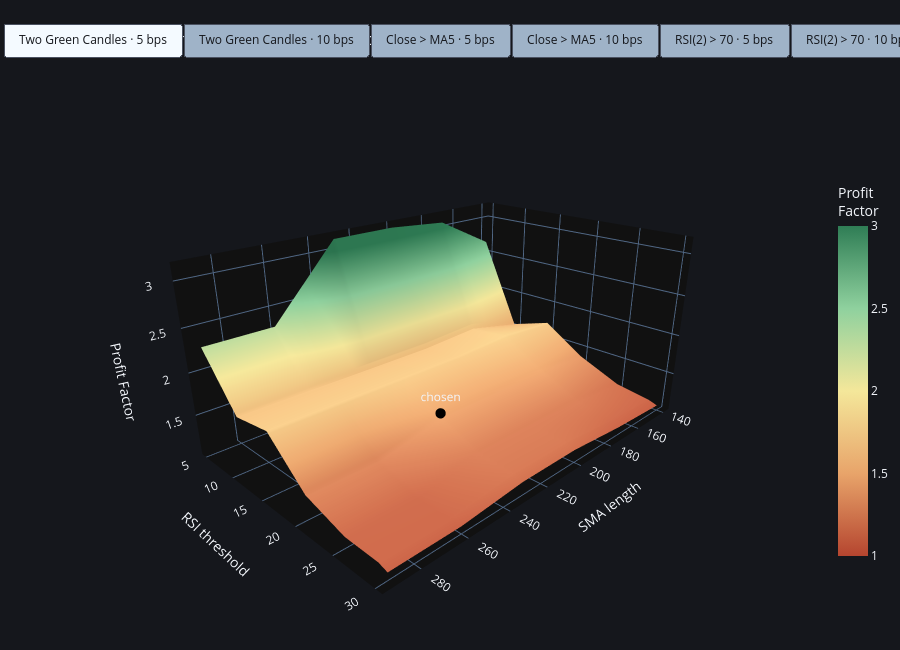

Source (notebook cell):
### Markdown cell above
## 4.5 INTERACTIVE 3D PROFIT FACTOR SURFACE GRAPH

### Code cell
import plotly.graph_objects as go

# ---- extra data for the hover: trades (N) and max drawdown (ATR sizing) per cell ----
n_grids  = {}
dd_grids = {}
for exit_code, exit_label in exits:
    for slip_val, slip_label in costs:
        key = f"{exit_label} · {slip_label}"
        n_sub  = pd.DataFrame(index=rsi_values, columns=sma_values, dtype=float)
        dd_sub = pd.DataFrame(index=rsi_values, columns=sma_values, dtype=float)
        for rsi in rsi_values:
            for sma in sma_values:
                d = is_dfs[sma]
                t = eng.run_rsi2_backtest(d, rsi_thr=rsi, sma_len=sma, exit_mode=exit_code,
                                          slip_bps_per_side=slip_val)
                n_sub.loc[rsi, sma] = len(t)
                if len(t) > 0:
                    eq = (1.0 + eng.daily_returns(d, t, sizing="atr")).cumprod()
                    dd_sub.loc[rsi, sma] = 100.0 * float((eq / eq.cummax() - 1.0).min())
        n_grids[key], dd_grids[key] = n_sub, dd_sub

# ---- interactive 3D surface, one button per scenario ----
colorscale = [[0.00, "#b5452f"], [0.25, "#e8a46a"], [0.50, "#f4e79a"],
              [0.75, "#8fd19e"], [1.00, "#2f7d55"]]
keys = list(grid_results.keys())
fig = go.Figure()

for i, key in enumerate(keys):
    pf = grid_results[key].astype(float).replace(np.inf, np.nan)
    cd = np.dstack([n_grids[key].values, dd_grids[key].values])
    fig.add_trace(go.Surface(
        x=list(sma_values), y=list(rsi_values), z=pf.values, customdata=cd,
        colorscale=colorscale, cmin=1.0, cmax=3.0,
        colorbar=dict(title="Profit<br>Factor", len=0.7, x=0.92),
        hovertemplate=("SMA %{x}<br>RSI < %{y}<br>PF %{z:.2f}"
                       "<br>Trades %{customdata[0]:.0f}"
                       "<br>MaxDD %{customdata[1]:.1f}%<extra></extra>"),
        visible=(i == 0)))
    fig.add_trace(go.Scatter3d(
        x=[int(SMA_LEN)], y=[int(RSI_THR)], z=[float(pf.loc[int(RSI_THR), int(SMA_LEN)]) + 0.05],
        mode="markers+text", text=["chosen"], textposition="top center",
        marker=dict(size=6, color="black"), showlegend=False,
        hovertemplate=f"Chosen: RSI < {int(RSI_THR)}, SMA {int(SMA_LEN)}<extra></extra>",
        visible=(i == 0)))

# ~3 px of breathing room on each side of every button label (non-breaking spaces)
PAD = "\u00a0"
buttons = []
for i, key in enumerate(keys):
    vis = [False] * (2 * len(keys))
    vis[2 * i] = vis[2 * i + 1] = True
    buttons.append(dict(label=f"{PAD}{key}{PAD}", method="update", args=[{"visible": vis}]))

fig.update_layout(
    template="plotly_dark", paper_bgcolor="#15171c", height=650,
    title=dict(text=f"{cfg['id']} · In-sample Profit Factor surface (RSI x SMA)", x=0.02),
    scene=dict(
        xaxis_title="SMA length", yaxis_title="RSI threshold", zaxis_title="Profit Factor",
        aspectmode="manual", aspectratio=dict(x=1.5, y=1.0, z=0.7),
        camera=dict(eye=dict(x=1.6, y=1.6, z=0.9), center=dict(x=0, y=0, z=-0.1))),
    updatemenus=[dict(
        type="buttons", direction="right", x=0.0, xanchor="left", y=1.12, yanchor="top", active=0,
        buttons=buttons, bgcolor="#9fb3c8", bordercolor="#4a5160", borderwidth=1,
        pad=dict(l=3, r=3, t=0, b=0),
        font=dict(color="#15171c", size=12))],
    margin=dict(l=0, r=0, t=90, b=0))

fig.show()
fig.write_html(Path(RUN_DIR) / "02_pf_surface.html", include_plotlyjs="cdn")

### Figure 1 — Plotly figure (JSON) as saved in the notebook; plotly's stock layout.template omitted (floating-point values rounded to 4 significant figures)
{"data": [{"cmax": 3, "cmin": 1, "colorbar": {"len": 0.7, "title": {"text": "Profit<br>Factor"}, "x": 0.92}, "colorscale": [[0, "#b5452f"], [0.25, "#e8a46a"], [0.5, "#f4e79a"], [0.75, "#8fd19e"], [1, "#2f7d55"]], "customdata": [24.0, -4.891, 25.0, -4.891, 27.0, -4.891, 27.0, -4.891, 28.0, -6.03, 28.0, -6.03, 49.0, -7.163, 52.0, -7.163, 53.0, -7.163, 53.0, -7.163, 53.0, -7.163, 53.0, -7.163, 70.0, -7.361, 71.0, -7.139, 72.0, -7.139, 72.0, -7.139, 72.0, -7.139, 72.0, -7.139, 80.0, -8.197, 82.0, -7.522, 83.0, -7.736, 83.0, -7.736, 84.0, -8.941, 84.0, -8.941, 90.0, -10.45, 92.0, -9.787, 92.0, -9.787, 92.0, -9.787, 93.0, -10.97, 93.0, -10.97, 95.0, -9.099, 97.0, -8.994, 98.0, -7.873, 98.0, -7.873, 100.0, -8.721, 100.0, -8.721, 98.0, -9.521, 100.0, -9.417, 101.0, -8.301, 101.0, -8.301, 103.0, -9.145, 103.0, -9.145], "hovertemplate": "SMA %{x}<br>RSI < %{y}<br>PF %{z:.2f}<br>Trades %{customdata[0]:.0f}<br>MaxDD %{customdata[1]:.1f}%<extra></extra>", "type": "surface", "visible": true, "x": [140, 170, 200, 230, 260, 290], "y": [5, 10, 15, 20, 25, 29, 30], "z": [[2.661, 3.066, 3.129, 3.129, 2.279, 2.279], [1.558, 1.719, 1.679, 1.679, 1.679, 1.679], [1.726, 1.779, 1.745, 1.745, 1.745, 1.745], [1.398, 1.482, 1.458, 1.458, 1.298, 1.298], [1.182, 1.25, 1.25, 1.25, 1.143, 1.143], [1.116, 1.148, 1.212, 1.212, 1.134, 1.134], [1.079, 1.109, 1.171, 1.171, 1.099, 1.099]]}, {"hovertemplate": "Chosen: RSI < 20, SMA 230<extra></extra>", "marker": {"color": "black", "size": 6}, "mode": "markers+text", "showlegend": false, "text": ["chosen"], "textposition": "top center", "type": "scatter3d", "visible": true, "x": [230], "y": [20], "z": [1.508]}, {"cmax": 3, "cmin": 1, "colorbar": {"len": 0.7, "title": {"text": "Profit<br>Factor"}, "x": 0.92}, "colorscale": [[0, "#b5452f"], [0.25, "#e8a46a"], [0.5, "#f4e79a"], [0.75, "#8fd19e"], [1, "#2f7d55"]], "customdata": [24.0, -4.972, 25.0, -4.972, 27.0, -4.972, 27.0, -4.972, 28.0, -6.139, 28.0, -6.139, 49.0, -7.271, 52.0, -7.271, 53.0, -7.271, 53.0, -7.271, 53.0, -7.271, 53.0, -7.271, 70.0, -7.918, 71.0, -7.278, 72.0, -7.525, 72.0, -7.525, 72.0, -7.525, 72.0, -7.525, 80.0, -8.853, 82.0, -8.22, 83.0, -8.464, 83.0, -8.464, 84.0, -9.682, 84.0, -9.682, 90.0, -11.2, 92.0, -10.58, 92.0, -10.58, 92.0, -10.58, 93.0, -11.77, 93.0, -11.77, 95.0, -9.895, 97.0, -9.832, 98.0, -8.752, 98.0, -8.752, 100.0, -9.64, 100.0, -9.64, 98.0, -10.36, 100.0, -10.3, 101.0, -9.223, 101.0, -9.223, 103.0, -10.11, 103.0, -10.11], "hovertemplate": "SMA %{x}<br>RSI < %{y}<br>PF %{z:.2f}<br>Trades %{customdata[0]:.0f}<br>MaxDD %{customdata[1]:.1f}%<extra></extra>", "type": "surface", "visible": false, "x": [140, 170, 200, 230, 260, 290], "y": [5, 10, 15, 20, 25, 29, 30], "z": [[2.33, 2.701, 2.749, 2.749, 2.024, 2.024], [1.357, 1.504, 1.465, 1.465, 1.465, 1.465], [1.492, 1.538, 1.507, 1.507, 1.507, 1.507], [1.19, 1.264, 1.242, 1.242, 1.111, 1.111], [1.018, 1.078, 1.078, 1.078, 0.9901, 0.9901], [0.9528, 0.9797, 1.039, 1.039, 0.9752, 0.9752], [0.921, 0.9466, 1.003, 1.003, 0.9449, 0.9449]]}, {"hovertemplate": "Chosen: RSI < 20, SMA 230<extra></extra>", "marker": {"color": "black", "size": 6}, "mode": "markers+text", "showlegend": false, "text": ["chosen"], "textposition": "top center", "type": "scatter3d", "visible": false, "x": [230], "y": [20], "z": [1.292]}, {"cmax": 3, "cmin": 1, "colorbar": {"len": 0.7, "title": {"text": "Profit<br>Factor"}, "x": 0.92}, "colorscale": [[0, "#b5452f"], [0.25, "#e8a46a"], [0.5, "#f4e79a"], [0.75, "#8fd19e"], [1, "#2f7d55"]], "customdata": [24.0, -2.615, 25.0, -2.615, 27.0, -2.644, 27.0, -2.644, 28.0, -2.644, 28.0, -2.644, 50.0, -3.776, 53.0, -3.711, 54.0, -4.104, 54.0, -4.104, 54.0, -4.104, 54.0, -4.104, 75.0, -3.698, 76.0, -3.698, 77.0, -3.698, 77.0, -3.698, 77.0, -3.698, 77.0, -3.698, 91.0, -3.127, 93.0, -3.127, 94.0, -3.127, 94.0, -3.127, 95.0, -3.952, 95.0, -3.952, 108.0, -5.641, 111.0, -5.321, 111.0, -5.321, 111.0, -5.321, 112.0, -5.321, 112.0, -5.321, 116.0, -5.087, 118.0, -4.765, 119.0, -4.765, 119.0, -4.765, 121.0, -4.765, 121.0, -4.765, 120.0, -5.121, 122.0, -4.926, 123.0, -4.926, 123.0, -4.926, 125.0, -4.926, 125.0, -4.926], "hovertemplate": "SMA %{x}<br>RSI < %{y}<br>PF %{z:.2f}<br>Trades %{customdata[0]:.0f}<br>MaxDD %{customdata[1]:.1f}%<extra></extra>", "type": "surface", "visible": false, "x": [140, 170, 200, 230, 260, 290], "y": [5, 10, 15, 20, 25, 29, 30], "z": [[2.926, 3.43, 3.243, 3.243, 3.179, 3.179], [1.475, 1.598, 1.52, 1.52, 1.52, 1.52], [1.966, 1.997, 1.914, 1.914, 1.914, 1.914], [1.745, 1.802, 1.741, 1.741, 1.56, 1.56], [1.5, 1.601, 1.601, 1.601, 1.471, 1.471], [1.433, 1.479, 1.557, 1.557, 1.461, 1.461], [1.344, 1.386, 1.458, 1.458, 1.376, 1.376]]}, {"hovertemplate": "Chosen: RSI < 20, SMA 230<extra></extra>", "marker": {"color": "black", "size": 6}, "mode": "markers+text", "showlegend": false, "text": ["chosen"], "textposition": "top center", "type": "scatter3d", "visible": false, "x": [230], "y": [20], "z": [1.791]}, {"cmax": 3, "cmin": 1, "colorbar": {"len": 0.7, "title": {"text": "Profit<br>Factor"}, "x": 0.92}, "colorscale": [[0, "#b5452f"], [0.25, "#e8a46a"], [0.5, "#f4e79a"], [0.75, "#8fd19e"], [1, "#2f7d55"]], "customdata": [24.0, -2.647, 25.0, -2.647, 27.0, -2.723, 27.0, -2.723, 28.0, -2.723, 28.0, -2.723, 50.0, -4.189, 53.0, -4.06, 54.0, -4.484, 54.0, -4.484, 54.0, -4.484, 54.0, -4.484, 75.0, -4.025, 76.0, -4.025, 77.0, -4.025, 77.0, -4.025, 77.0, -4.025, 77.0, -4.025, 91.0, -3.621, 93.0, -3.594, 94.0, -3.76, 94.0, -3.76, 95.0, -4.773, 95.0, -4.773, 108.0, -5.825, 111.0, -5.544, 111.0, -5.544, 111.0, -5.544, 112.0, -5.738, 112.0, -5.738, 116.0, -5.308, 118.0, -5.441, 119.0, -5.025, 119.0, -5.025, 121.0, -5.025, 121.0, -5.025, 120.0, -5.664, 122.0, -5.228, 123.0, -5.025, 123.0, -5.025, 125.0, -5.025, 125.0, -5.025], "hovertemplate": "SMA %{x}<br>RSI < %{y}<br>PF %{z:.2f}<br>Trades %{customdata[0]:.0f}<br>MaxDD %{customdata[1]:.1f}%<extra></extra>", "type": "surface", "visible": false, "x": [140, 170, 200, 230, 260, 290], "y": [5, 10, 15, 20, 25, 29, 30], "z": [[2.399, 2.836, 2.705, 2.705, 2.627, 2.627], [1.231, 1.34, 1.275, 1.275, 1.275, 1.275], [1.628, 1.653, 1.585, 1.585, 1.585, 1.585], [1.433, 1.48, 1.431, 1.431, 1.291, 1.291], [1.244, 1.331, 1.331, 1.331, 1.228, 1.228], [1.176, 1.214, 1.284, 1.284, 1.211, 1.211], [1.105, 1.14, 1.205, 1.205, 1.142, 1.142]]}, {"hovertemplate": "Chosen: RSI < 20, SMA 230<extra></extra>", "marker": {"color": "black", "size": 6}, "mode": "markers+text", "showlegend": false, "text": ["chosen"], "textposition": "top center", "type": "scatter3d", "visible": false, "x": [230], "y": [20], "z": [1.481]}, {"cmax": 3, "cmin": 1, "colorbar": {"len": 0.7, "title": {"text": "Profit<br>Factor"}, "x": 0.92}, "colorscale": [[0, "#b5452f"], [0.25, "#e8a46a"], [0.5, "#f4e79a"], [0.75, "#8fd19e"], [1, "#2f7d55"]], "customdata": [24.0, -2.796, 25.0, -2.796, 27.0, -2.796, 27.0, -2.796, 28.0, -3.571, 28.0, -3.571, 50.0, -4.835, 52.0, -4.835, 53.0, -5.223, 53.0, -5.223, 53.0, -5.223, 53.0, -5.223, 72.0, -4.852, 72.0, -4.852, 73.0, -4.852, 73.0, -4.852, 73.0, -4.852, 73.0, -4.852, 84.0, -4.802, 85.0, -4.802, 86.0, -4.802, 86.0, -4.802, 87.0, -5.048, 87.0, -5.048, 99.0, -4.678, 100.0, -4.678, 100.0, -4.678, 100.0, -4.678, 101.0, -5.805, 101.0, -5.805, 106.0, -4.656, 106.0, -5.374, 107.0, -4.656, 107.0, -4.656, 109.0, -5.082, 109.0, -5.082, 109.0, -5.168, 109.0, -5.232, 110.0, -4.987, 110.0, -4.987, 112.0, -4.987, 112.0, -4.987], "hovertemplate": "SMA %{x}<br>RSI < %{y}<br>PF %{z:.2f}<br>Trades %{customdata[0]:.0f}<br>MaxDD %{customdata[1]:.1f}%<extra></extra>", "type": "surface", "visible": false, "x": [140, 170, 200, 230, 260, 290], "y": [5, 10, 15, 20, 25, 29, 30], "z": [[2.983, 3.316, 3.448, 3.448, 2.763, 2.763], [1.838, 2.052, 1.957, 1.957, 1.957, 1.957], [2.404, 2.404, 2.3, 2.3, 2.3, 2.3], [1.981, 2.017, 1.941, 1.941, 1.667, 1.667], [1.658, 1.689, 1.689, 1.689, 1.501, 1.501], [1.626, 1.599, 1.686, 1.686, 1.533, 1.533], [1.462, 1.438, 1.516, 1.516, 1.393, 1.393]]}, {"hovertemplate": "Chosen: RSI < 20, SMA 230<extra></extra>", "marker": {"color": "black", "size": 6}, "mode": "markers+text", "showlegend": false, "text": ["chosen"], "textposition": "top center", "type": "scatter3d", "visible": false, "x": [230], "y": [20], "z": [1.991]}, {"cmax": 3, "cmin": 1, "colorbar": {"len": 0.7, "title": {"text": "Profit<br>Factor"}, "x": 0.92}, "colorscale": [[0, "#b5452f"], [0.25, "#e8a46a"], [0.5, "#f4e79a"], [0.75, "#8fd19e"], [1, "#2f7d55"]], "customdata": [24.0, -2.856, 25.0, -2.856, 27.0, -2.856, 27.0, -2.856, 28.0, -3.707, 28.0, -3.707, 50.0, -5.114, 52.0, -5.114, 53.0, -5.533, 53.0, -5.533, 53.0, -5.533, 53.0, -5.533, 72.0, -5.0, 72.0, -5.0, 73.0, -5.0, 73.0, -5.0, 73.0, -5.0, 73.0, -5.0, 84.0, -4.964, 85.0, -4.964, 86.0, -4.964, 86.0, -4.964, 87.0, -5.407, 87.0, -5.407, 99.0, -5.171, 100.0, -5.171, 100.0, -5.171, 100.0, -5.171, 101.0, -6.433, 101.0, -6.433, 106.0, -5.208, 106.0, -5.996, 107.0, -4.924, 107.0, -4.924, 109.0, -5.788, 109.0, -5.788, 109.0, -5.58, 109.0, -6.365, 110.0, -5.409, 110.0, -5.409, 112.0, -6.158, 112.0, -6.158], "hovertemplate": "SMA %{x}<br>RSI < %{y}<br>PF %{z:.2f}<br>Trades %{customdata[0]:.0f}<br>MaxDD %{customdata[1]:.1f}%<extra></extra>", "type": "surface", "visible": false, "x": [140, 170, 200, 230, 260, 290], "y": [5, 10, 15, 20, 25, 29, 30], "z": [[2.679, 2.99, 3.115, 3.115, 2.5, 2.5], [1.597, 1.792, 1.706, 1.706, 1.706, 1.706], [2.059, 2.059, 1.968, 1.968, 1.968, 1.968], [1.649, 1.68, 1.616, 1.616, 1.399, 1.399], [1.387, 1.413, 1.413, 1.413, 1.264, 1.264], [1.351, 1.325, 1.404, 1.404, 1.285, 1.285], [1.218, 1.195, 1.266, 1.266, 1.17, 1.17]]}, {"hovertemplate": "Chosen: RSI < 20, SMA 230<extra></extra>", "marker": {"color": "black", "size": 6}, "mode": "markers+text", "showlegend": false, "text": ["chosen"], "textposition": "top center", "type": "scatter3d", "visible": false, "x": [230], "y": [20], "z": [1.666]}], "layout": {"height": 650, "margin": {"b": 0, "l": 0, "r": 0, "t": 90}, "paper_bgcolor": "#15171c", "scene": {"aspectmode": "manual", "aspectratio": {"x": 1.5, "y": 1, "z": 0.7}, "camera": {"center": {"x": 0, "y": 0, "z": -0.1}, "eye": {"x": 1.6, "y": 1.6, "z": 0.9}}, "xaxis": {"title": {"text": "SMA length"}}, "yaxis": {"title": {"text": "RSI threshold"}}, "zaxis": {"title": {"text": "Profit Factor"}}}, "title": {"text": "RSI2.us500.v2 · In-sample Profit Factor surface (RSI x SMA)", "x": 0.02}, "updatemenus": [{"active": 0, "bgcolor": "#9fb3c8", "bordercolor": "#4a5160", "borderwidth": 1, "buttons": [{"args": [{"visible": [true, true, false, false, false, false, false, false, false, false, false, false]}], "label": " Two Green Candles · 5 bps ", "method": "update"}, {"args": [{"visible": [false, false, true, true, false, false, false, false, false, false, false, false]}], "label": " Two Green Candles · 10 bps ", "method": "update"}, {"args": [{"visible": [false, false, false, false, true, true, false, false, false, false, false, false]}], "label": " Close > MA5 · 5 bps ", "method": "update"}, {"args": [{"visible": [false, false, false, false, false, false, true, true, false, false, false, false]}], "label": " Close > MA5 · 10 bps ", "method": "update"}, {"args": [{"visible": [false, false, false, false, false, false, false, false, true, true, false, false]}], "label": " RSI(2) > 70 · 5 bps ", "method": "update"}, {"args": [{"visible": [false, false, false, false, false, false, false, false, false, false, true, true]}], "label": " RSI(2) > 70 · 10 bps ", "method": "update"}], "direction": "right", "font": {"color": "#15171c", "size": 12}, "pad": {"b": 0, "l": 3, "r": 3, "t": 0}, "type": "buttons", "x": 0, "xanchor": "left", "y": 1.12, "yanchor": "top"}]}}
